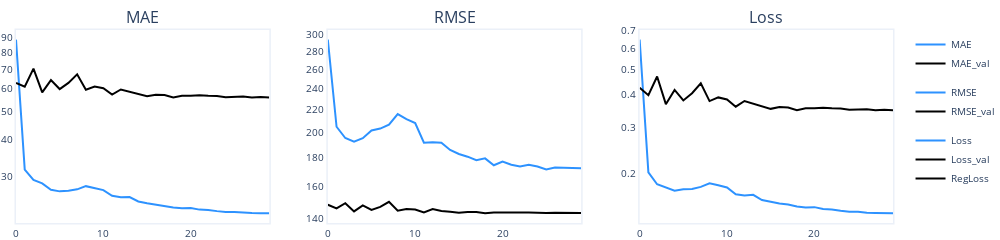

Notebook cell for this chart:
### Code cell
create_metrics_plot(metrics)

### Figure 1 — Plotly figure (JSON) as saved in the notebook; plotly's stock layout.template omitted (floating-point values rounded to 4 significant figures)
{"data": [{"legendgroup": "MAE", "line": {"color": "#2d92ff", "width": 2}, "mode": "lines", "name": "MAE", "type": "scatter", "xaxis": "x", "y": [88.25, 31.62, 29.17, 28.38, 26.99, 26.64, 26.77, 27.07, 27.76, 27.34, 26.9, 25.74, 25.43, 25.46, 24.6, 24.26, 23.98, 23.79, 23.46, 23.32, 23.37, 23.06, 23.01, 22.79, 22.64, 22.64, 22.49, 22.47, 22.43, 22.4], "yaxis": "y"}, {"legendgroup": "MAE", "line": {"color": "black", "width": 2}, "mode": "lines", "name": "MAE_val", "type": "scatter", "xaxis": "x", "y": [62.72, 60.84, 70.24, 58.22, 64.13, 59.74, 62.74, 67.11, 59.46, 60.92, 60.11, 57.19, 59.55, 58.47, 57.17, 56.45, 57.17, 56.98, 55.94, 56.67, 56.65, 56.89, 56.62, 56.6, 56.05, 56.08, 56.31, 55.92, 56.1, 55.92], "yaxis": "y"}, {"legendgroup": "RMSE", "line": {"color": "#2d92ff", "width": 2}, "mode": "lines", "name": "RMSE", "type": "scatter", "xaxis": "x2", "y": [294.1, 204.8, 195.4, 192.5, 195.3, 201.6, 203.2, 206.6, 215.8, 211.3, 207.9, 191.7, 192.1, 191.5, 186.0, 182.9, 180.8, 178.1, 179.6, 174.5, 177.2, 174.8, 173.5, 174.8, 173.6, 171.5, 172.8, 172.7, 172.7, 172.4], "yaxis": "y2"}, {"legendgroup": "RMSE", "line": {"color": "black", "width": 2}, "mode": "lines", "name": "RMSE_val", "type": "scatter", "xaxis": "x2", "y": [148.1, 145.8, 149.0, 144.0, 147.7, 144.9, 146.8, 149.9, 144.5, 145.4, 145.2, 143.4, 145.4, 144.2, 143.8, 143.2, 143.7, 143.6, 142.9, 143.4, 143.4, 143.6, 143.4, 143.4, 143.1, 143.1, 143.2, 143.0, 143.2, 143.0], "yaxis": "y2"}, {"legendgroup": "Loss", "line": {"color": "#2d92ff", "width": 2}, "mode": "lines", "name": "Loss", "type": "scatter", "xaxis": "x3", "y": [0.6487, 0.2027, 0.1825, 0.1772, 0.1726, 0.1746, 0.175, 0.1784, 0.184, 0.181, 0.1774, 0.1672, 0.1653, 0.1663, 0.1589, 0.1566, 0.1542, 0.1529, 0.15, 0.1489, 0.1493, 0.1468, 0.1463, 0.1446, 0.1433, 0.1434, 0.1421, 0.142, 0.1417, 0.1414], "yaxis": "y3"}, {"legendgroup": "Loss", "line": {"color": "black", "width": 2}, "mode": "lines", "name": "Loss_val", "type": "scatter", "xaxis": "x3", "y": [0.4258, 0.3987, 0.4697, 0.3685, 0.4175, 0.3807, 0.4056, 0.4425, 0.3785, 0.3909, 0.3838, 0.3604, 0.3788, 0.3702, 0.3595, 0.3536, 0.3593, 0.3579, 0.3496, 0.3553, 0.3553, 0.3572, 0.3551, 0.3548, 0.3505, 0.3507, 0.3525, 0.3494, 0.3509, 0.3494], "yaxis": "y3"}, {"legendgroup": "Loss", "line": {"color": "black", "width": 2}, "mode": "lines", "name": "RegLoss", "type": "scatter", "xaxis": "x3", "y": [0, 0, 0, 0, 0, 0, 0, 0, 0, 0, 0, 0, 0, 0, 0, 0, 0, 0, 0, 0, 0, 0, 0, 0, 0, 0, 0, 0, 0, 0], "yaxis": "y3"}], "layout": {"annotations": [{"font": {"size": 16}, "showarrow": false, "text": "MAE", "x": 0.1444, "xanchor": "center", "xref": "paper", "y": 1, "yanchor": "bottom", "yref": "paper"}, {"font": {"size": 16}, "showarrow": false, "text": "RMSE", "x": 0.5, "xanchor": "center", "xref": "paper", "y": 1, "yanchor": "bottom", "yref": "paper"}, {"font": {"size": 16}, "showarrow": false, "text": "Loss", "x": 0.8556, "xanchor": "center", "xref": "paper", "y": 1, "yanchor": "bottom", "yref": "paper"}], "autosize": true, "font": {"size": 10}, "height": 200, "margin": {"b": 0, "l": 0, "pad": 0, "r": 10, "t": 30}, "title": {"font": {"size": 10}}, "width": 1000, "xaxis": {"anchor": "y", "domain": [0, 0.2889], "linewidth": 1.5, "mirror": true, "showgrid": false, "showline": true}, "xaxis2": {"anchor": "y2", "domain": [0.3556, 0.6444], "linewidth": 1.5, "mirror": true, "showgrid": false, "showline": true}, "xaxis3": {"anchor": "y3", "domain": [0.7111, 1], "linewidth": 1.5, "mirror": true, "showgrid": false, "showline": true}, "yaxis": {"anchor": "x", "domain": [0, 1], "linewidth": 1.5, "mirror": true, "rangemode": "tozero", "showgrid": false, "showline": true, "type": "log"}, "yaxis2": {"anchor": "x2", "domain": [0, 1], "linewidth": 1.5, "mirror": true, "rangemode": "tozero", "showgrid": false, "showline": true, "type": "log"}, "yaxis3": {"anchor": "x3", "domain": [0, 1], "linewidth": 1.5, "mirror": true, "rangemode": "tozero", "showgrid": false, "showline": true, "type": "log"}}}
